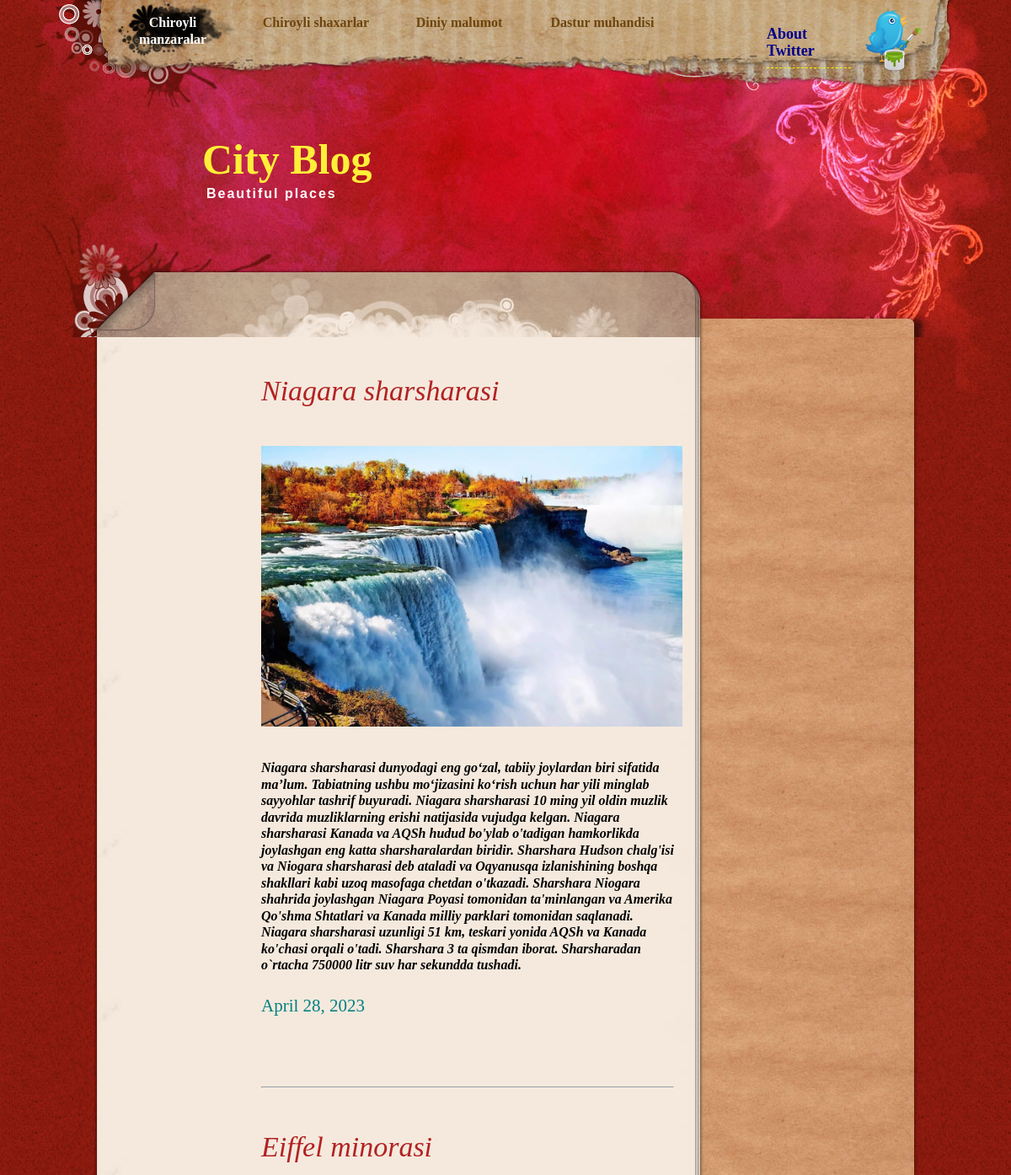
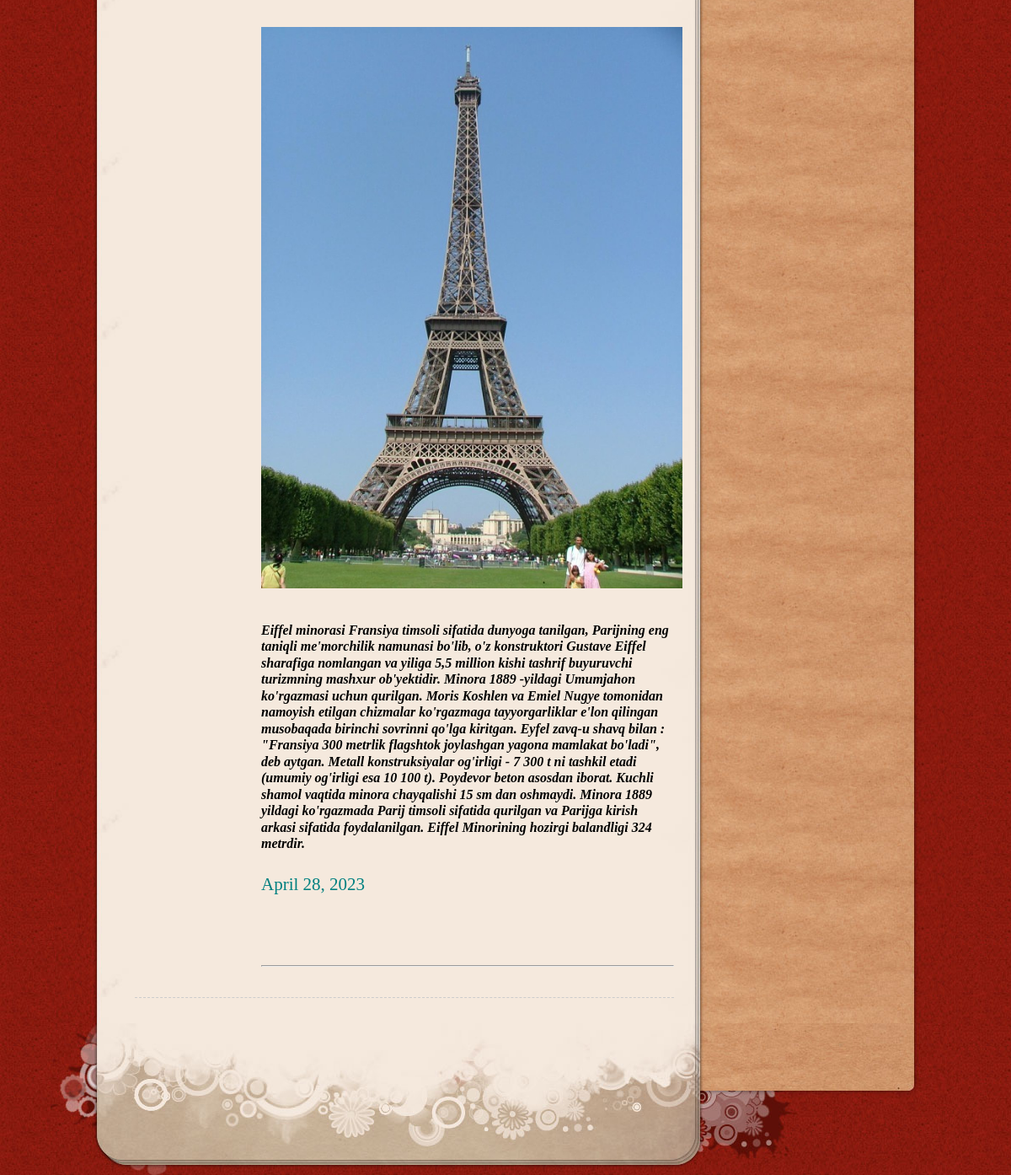
The page / on the database its author committed (2 pictures, top to bottom).
### Blog/models.py (models this page shows, shortened)
class Manzara(models.Model):
    joy_nomi = models.CharField(max_length=30)
    rasm = models.FileField()
    matn = models.CharField(max_length=5000)
    sana = models.DateField(auto_now_add=True)

### Blog/views.py (the view)
# urls.py: path('', Home.as_view()),
class Home(View):
    def get(self,request):
        data = {"manzara":Manzara.objects.all()}
        return render(request,'index.html',data)

### templates/index.html (shortened to what this page needs)
<!DOCTYPE html PUBLIC "-//W3C//DTD XHTML 1.0 Transitional//EN" "http://www.w3.org/TR/xhtml1/DTD/xhtml1-transitional.dtd">
<html xmlns="http://www.w3.org/1999/xhtml">
<head>
    {% load static %}
<link href="{% static 'templatemo_style.css' %}" rel="stylesheet" type="text/css" />
</head>
<body>
<div id="templatemo_top_wrapper">
	<div id="templatemo_top">
        <div id="templatemo_menu">
            <ul>
                <li><a href="/" class="current">Chiroyli manzaralar</a></li>
                <li><a href="/shaxar/">Chiroyli shaxarlar</a></li>
                <li><a href="/din/">Diniy malumot</a></li>
                <li><a href="/muhandis/">Dastur muhandisi</a></li>
            </ul>
        </div>
        <div id="twitter">
            <a href="https://twitter.com/xayrullajonov"><h4 style="color:DarkBlue;"><br>About Twitter</h4></a>
        </div>
  </div>
</div>
<div id="templatemo_header_wrapper">
	<div id="templatemo_header">
    	<div id="site_title">
            <h1><a href="http://www.templatemo.com" target="_parent"><strong>City Blog</strong><span>Beautiful places</span></a></h1>
        </div>
    </div>
</div>
<div id="templatemo_main_wrapper">
	<div id="templatemo_main">
		<div id="templatemo_main_top">
        	<div id="templatemo_content">
    		<div class="post_section">
<div class="post_content">
    {% for i in manzara %}
    <br>
    <br>
    <i><h2 style="color:FireBrick;">{{i.joy_nomi}}</h2></i>
        <br>
    <img src="{{i.rasm.url}}" width="500">
    <br>
    <h5><i style="color:Black;">{{i.matn}}</i></h5>
    <br>
    <h3 style="color:Teal;">{{i.sana}}</h3>
    <br>
    <br>
    <br>
    <hr>
    {% endfor %}
</div>
            </div>
       	  </div>
            </div>
        </div>
    </div>
    <div id="templatemo_main_bottom"></div>

### static/templatemo_style.css (style rules this page uses)
body { margin: 0px; padding: 0px; color: #666; font-family: Georgia, "Times New Roman", Times, serif; font-size: 13px; line-height:1.5em; background-color: #821764; background-image: url(images/templatemo_body.jpg); background-repeat: repeat; }
a, a:link, a:visited { color: #8d1b0f; }
img { border: none; }
h1 { font-size: 40px; font-weight: bold; margin: 0 0 30px 0; padding: 5px 0; color: #000; }
h2 { font-size: 34px; font-weight: normal; line-height: 28px; margin: 0 0 30px 0; padding: 0; color: #4b0f09; }
h3 { font-size: 21px; font-weight: normal; margin: 0 0 20px 0; padding: 0; padding: 0; color: #1da3e9; }
h4 { font-size: 18px; margin: 0 0 20px 0; padding: 0 0 10px 0; color: #e4ff00; border-bottom: 1px dashed #e4ff00; }
h5 { font-size: 16px; margin: 0 0 10px 0; padding: 0; color: #1da3e9; }
#templatemo_top_wrapper { width: 100%; height: 100px; background:url(images/templatemo_menu.jpg) no-repeat top center; }
#templatemo_top { width: 970px; height: 100px; margin: 0 auto; padding: 0 30px 0 80px; background: url(images/templatemo_menu.jpg) no-repeat top center; }
#templatemo_menu { float: left; width: 700px; }
#templatemo_menu ul { margin: 0; padding: 0; list-style: none; }
#templatemo_menu ul li { padding: 0px; margin: 0px; display: inline; }
#templatemo_menu ul li a { float: left; display: block; width: 130px; height: 50px; padding: 17px 10px 0 0; margin: 0 30px 0 0 ; font-size: 16px; text-align: center; text-decoration: none; color: #6d450f; font-weight: bold; outline: none; }
#templatemo_menu ul li a:hover, #templatemo_menu ul li .current { color: #fff; background: url(images/templatemo_menu_hover.png) }
#templatemo_top #twitter a { float: right; display: block; width: 100px; height: 80px; padding: 10px 100px 0 0; font-weight: bold; color: #382512; line-height: 20px; text-decoration: none; background: url(images/4.png) no-repeat top right; }
#templatemo_header_wrapper { clear: both; width: 100%; height: 300px; background: url(images/templatemo_header.jpg) no-repeat top center; }
#templatemo_header { width: 920px; height: 250px; margin: 0 auto; padding: 50px 80px 0 80px; background: url(images/templatemo_header.jpg) no-repeat top center; }
#templatemo_header #site_title { float: left; width: 500px; padding-top: 30px; padding-left: 100px; }
#templatemo_header #site_title h1 { margin: 0; padding: 0; color: #fff; }
#templatemo_header #site_title h1 a { margin: 0px; padding: 0px; font-size: 50px; color: #ffef38; font-weight: normal; text-decoration: none; }
#templatemo_header #site_title a span { display: block; font-size: 16px; color: #FFFFFF; font-family: Arial, Helvetica, sans-serif; font-weight: bold; letter-spacing: 2px; margin-top: 20px; margin-left: 5px; }
#templatemo_main_wrapper { width: 100%; background: url(images/templatemo_main.jpg) no-repeat top center; }
#templatemo_main { width: 1080px; margin: 0 auto; background:url(images/templatemo_content.jpg) center repeat-y; }
#templatemo_main_top { width: 1080px; background: url(images/templatemo_main.jpg) no-repeat center top; }
#templatemo_main_bottom { width: 1080px; height: 180px; margin: 0 auto; background: url(images/templatemo_main_bottom.jpg) no-repeat center top; }
#templatemo_content { float: left; width: 640px; margin: 0 0 0 100px; }
.post_section { clear: both; padding-bottom: 30px; border-bottom: 1px dashed #CCC; margin-bottom: 30px; }
.post_section .post_content { float: right; width: 490px; }
.post_section h2 { margin: 0; padding: 10px 0 10px 0; line-height: 30px; }
.post_section img { clear: both; display: block; margin: 20px 0; }

### rows shown on the page
Manzara: joy_nomi "Niagara sharsharasi", rasm (picture), matn "Niagara sharsharasi dunyodagi eng go‘zal, tabiiy joylardan biri sifatida ma’lum. Tabiatning ushbu mo‘jizasini ko‘rish uchun har yili minglab sayyohlar tashrif buyuradi. Niagara sharsharasi 10 ming yil oldin muzlik davrida muzliklarning erishi natijasida vujudga kelgan. Niagara sharsharasi Kanada va AQSh hudud bo'ylab o'tadigan hamkorlikda joylashgan eng katta sharsharalardan biridir. Sharshara Hudson chalg'isi va Niogara sharsharasi deb ataladi va Oqyanusqa izlanishining boshqa shakllari kabi uzoq masofaga chetdan o'tkazadi. Sharshara Niogara shahrida joylashgan Niagara Poyasi tomonidan ta'minlangan va Amerika Qo'shma Shtatlari va Kanada milliy parklari tomonidan saqlanadi. Niagara…", sana "April 28, 2023"
Manzara: joy_nomi "Eiffel minorasi", rasm (picture), matn "Eiffel minorasi Fransiya timsoli sifatida dunyoga tanilgan, Parijning eng taniqli me'morchilik namunasi bo'lib, o'z konstruktori Gustave Eiffel sharafiga nomlangan va yiliga 5,5 million kishi tashrif buyuruvchi turizmning mashxur ob'yektidir. Minora 1889 -yildagi Umumjahon ko'rgazmasi uchun qurilgan. Moris Koshlen va Emiel Nugye tomonidan namoyish etilgan chizmalar ko'rgazmaga tayyorgarliklar e'lon qilingan musobaqada birinchi sovrinni qo'lga kiritgan. Eyfel zavq-u shavq bilan : \"Fransiya 300 metrlik flagshtok joylashgan yagona mamlakat bo'ladi\", deb aytgan. Metall konstruksiyalar og'irligi - 7 300 t ni tashkil etadi (umumiy og'irligi esa 10 100 t). Poydevor beton asosdan iborat. Kuchli…", sana "April 28, 2023"
